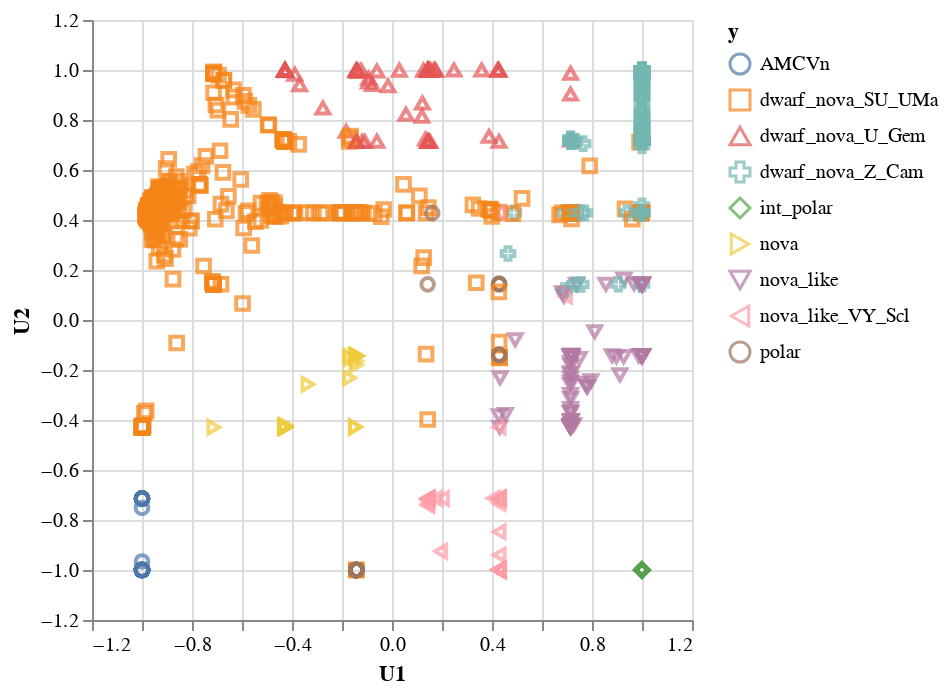

The code cell stored with this chart in its notebook:
### Code cell
import ugtm
# Preliminaries
# If you try to create a plot that will directly embed a dataset with more than 5000 rows, you will see a MaxRowsError:
# This is not because Altair cannot handle larger datasets, but it is because it is important for the user to think carefully 
# about how large datasets are handled. As noted above in Why does Altair lead to such extremely large notebooks?, 
# it is quite easy to end up with very large notebooks if you make many visualizations of a large dataset, and this error 
# is a way of preventing that.
# If you are certain you would like to embed your dataset within the visualization specification, you can disable the 
# MaxRows check with the following:
mod = best_model

alt.data_transformers.disable_max_rows()


# These are all our class probabilities from our original model.
labels2 = enc.classes_.tolist()
preds_train = mod.predict_proba(X_train)
preds_test = mod.predict_proba(X_test)

# Let's add some column names.
preds_train_df = pd.DataFrame()
for count, name in enumerate(labels2):
    preds_train_df[name] = preds_train[:,count]

preds_test_df = pd.DataFrame()
for count, name in enumerate(labels2):
    preds_test_df[name] = preds_test[:,count]


scaler = StandardScaler().fit(preds_train_df)
preds_train_df = scaler.transform(preds_train_df)
preds_test_df = scaler.transform(preds_test_df)

data = preds_train_df
y_set = y_train
X_set = X_train

gtm_model = ugtm.runGTM(data,verbose=False,k=8, niter=2000)

# Use the following if you want to see the projections of the test data onto the latent space.
transformed=ugtm.transform(optimizedModel=gtm_model,train=data,test=preds_test_df)

# mean projection
# mean position of each data point in latent space.
# Further information located here: https://ugtm.readthedocs.io/en/latest/ugtm.html?highlight=ugtm.matY#module-ugtm.ugtm_classes/
# For projection of test data use: mean_u = transformed.matMeans, otherwise use:
mean_u = gtm_model.matMeans

mean_u = pd.DataFrame(mean_u, columns=['U1','U2'])

# Add the labels to the latent space. Since we are using the training data, we use y_train.
mean_u_labels = mean_u.copy()
mean_u_labels['y'] = enc.inverse_transform(y_train)

# # May also use. Actually you can't as this is just a scikit learn wrapper and does not contain the methods of the above.
# gtm_model2 = eGTM(k=10,verbose=False).fit(data).transform(data)
# mean_u2 = pd.DataFrame()
# mean_u2['U1'] = gtm_model2[:,0]
# mean_u2['U2'] = gtm_model2[:,1]

# Plot the latent space. But do so with a combination of different shapes and colours.

alt.Chart(mean_u_labels).mark_point(size=40).encode(
    x='U1', 
    y='U2',
    color= 'y',
    shape='y',
    tooltip=['y']
    ).interactive()

### Figure 1 — Vega-Lite specification as saved in the notebook (floating-point values rounded to 4 significant figures; data arrays with more than 128 entries replaced by an {"elided": "..."} marker saying what was removed)
{"config": {"view": {"continuousWidth": 300, "continuousHeight": 300}}, "data": {"name": "data-50aefbefb134cbbd709f622595c43f16"}, "mark": {"type": "point", "size": 40}, "encoding": {"color": {"field": "y", "type": "nominal"}, "shape": {"field": "y", "type": "nominal"}, "tooltip": [{"field": "y", "type": "nominal"}], "x": {"field": "U1", "type": "quantitative"}, "y": {"field": "U2", "type": "quantitative"}}, "params": [{"name": "param_95", "select": {"type": "interval", "encodings": ["x", "y"]}, "bind": "scales"}], "$schema": "https://vega.github.io/schema/vega-lite/v5.14.1.json", "datasets": {"data-50aefbefb134cbbd709f622595c43f16": {"elided": "1007 records"}}}
